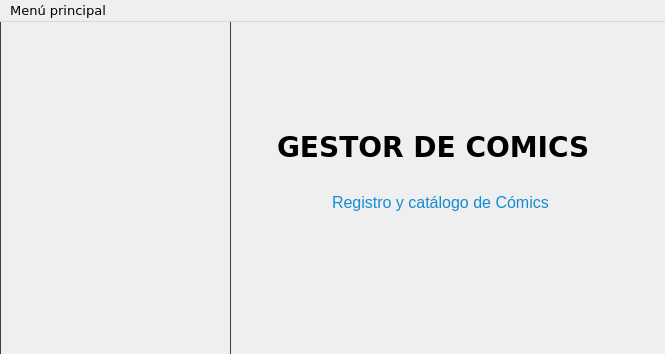
<?xml version="1.0" encoding="UTF-8"?>
<ui version="4.0">
 <class>MainWindow</class>
 <widget class="QMainWindow" name="MainWindow">
  <property name="geometry">
   <rect>
    <x>0</x>
    <y>0</y>
    <width>665</width>
    <height>354</height>
   </rect>
  </property>
  <property name="windowTitle">
   <string> GESTOR COMICS</string>
  </property>
  <property name="windowIcon">
   <iconset>
    <normaloff>../../../../Users/Administrator/Pictures/icon.png</normaloff>../../../../Users/Administrator/Pictures/icon.png</iconset>
  </property>
  <property name="styleSheet">
   <string notr="true"/>
  </property>
  <widget class="QWidget" name="centralwidget">
   <widget class="QLabel" name="lbl_titulo">
    <property name="geometry">
     <rect>
      <x>277</x>
      <y>110</y>
      <width>351</width>
      <height>31</height>
     </rect>
    </property>
    <property name="font">
     <font>
      <family>Verdana</family>
      <pointsize>21</pointsize>
      <weight>75</weight>
      <bold>true</bold>
     </font>
    </property>
    <property name="text">
     <string>GESTOR DE COMICS</string>
    </property>
   </widget>
   <widget class="QLabel" name="lbl_subtitulo">
    <property name="geometry">
     <rect>
      <x>332</x>
      <y>150</y>
      <width>251</width>
      <height>61</height>
     </rect>
    </property>
    <property name="font">
     <font>
      <pointsize>12</pointsize>
     </font>
    </property>
    <property name="styleSheet">
     <string notr="true">* {color: #148CD2;}</string>
    </property>
    <property name="text">
     <string>Registro y catálogo de Cómics</string>
    </property>
   </widget>
   <widget class="QLabel" name="lbl_imagen">
    <property name="geometry">
     <rect>
      <x>0</x>
      <y>-20</y>
      <width>231</width>
      <height>381</height>
     </rect>
    </property>
    <property name="styleSheet">
     <string notr="true">*{background-image: url(&quot;estilos/batman.png&quot;); border:1px solid #32414B;}</string>
    </property>
    <property name="text">
     <string/>
    </property>
   </widget>
  </widget>
  <widget class="QMenuBar" name="menubar">
   <property name="geometry">
    <rect>
     <x>0</x>
     <y>0</y>
     <width>665</width>
     <height>22</height>
    </rect>
   </property>
   <property name="font">
    <font>
     <family>Verdana</family>
     <pointsize>10</pointsize>
     <weight>50</weight>
     <bold>false</bold>
    </font>
   </property>
   <widget class="QMenu" name="menu_principal">
    <property name="font">
     <font>
      <family>Verdana</family>
      <pointsize>10</pointsize>
      <weight>50</weight>
      <bold>false</bold>
     </font>
    </property>
    <property name="title">
     <string>Menú principal</string>
    </property>
    <addaction name="subm_registro"/>
    <addaction name="subm_catalogo"/>
    <addaction name="subm_listado"/>
    <addaction name="subm_tabla"/>
    <addaction name="separator"/>
    <addaction name="subm_salir"/>
   </widget>
   <addaction name="menu_principal"/>
  </widget>
  <action name="subm_registro">
   <property name="text">
    <string>Registro Cómic</string>
   </property>
   <property name="font">
    <font>
     <family>Verdana</family>
     <pointsize>10</pointsize>
     <weight>50</weight>
     <bold>false</bold>
    </font>
   </property>
  </action>
  <action name="subm_catalogo">
   <property name="text">
    <string>Catálogo Cómics</string>
   </property>
  </action>
  <action name="subm_lista_comics">
   <property name="text">
    <string>Lista Comics</string>
   </property>
  </action>
  <action name="subm_tabla_Comics">
   <property name="text">
    <string>Tabla Comics</string>
   </property>
  </action>
  <action name="subm_listado">
   <property name="text">
    <string>Listado Cómics</string>
   </property>
  </action>
  <action name="subm_tabla">
   <property name="text">
    <string>Tabla Cómics</string>
   </property>
  </action>
  <action name="subm_salir">
   <property name="text">
    <string>Salir</string>
   </property>
  </action>
  <action name="subm_inicio">
   <property name="text">
    <string>Inicio</string>
   </property>
  </action>
 </widget>
 <resources/>
 <connections/>
</ui>
